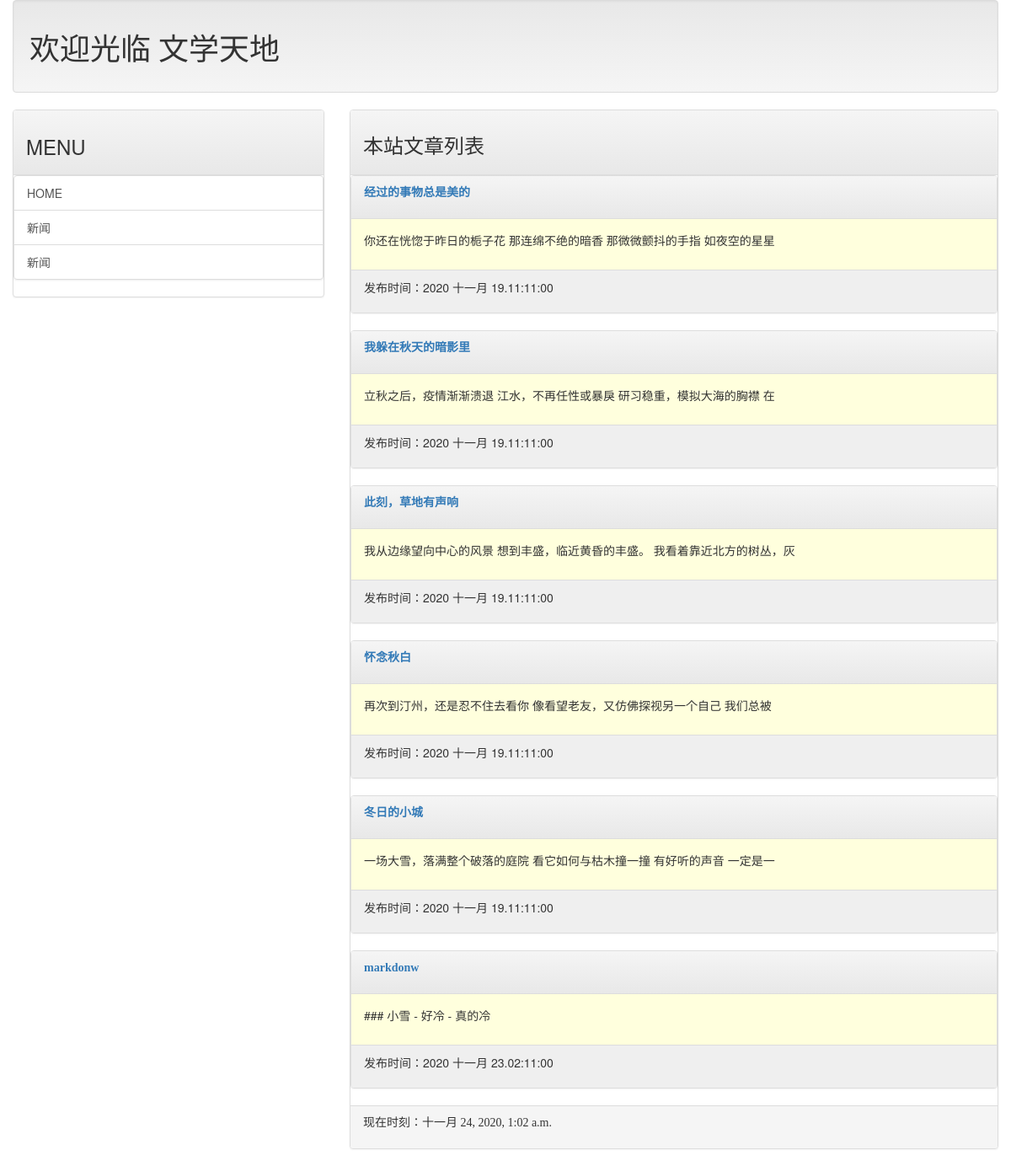
The page / on the database its author committed.
### mainsite/models.py (models this page shows, shortened)
class Post(models.Model):
    title = models.CharField(max_length=200)
    slug = models.CharField(max_length=200)
    body = models.TextField()
    pub_date = models.DateTimeField(default=timezone.now)
    class Meta:
        ordering = ('pub_date',)

### mainsite/views.py (the view)
# urls.py: path('', homepage),
def homepage(request):
    posts = Post.objects.all()  #获取所有的数据项
    now = datetime.now()
    context = {'posts': posts, 'now': now}
    return render(request, 'index.html', context)  #返回给index.html文件

### templates/index.html (shortened to what this page needs)
{% extends 'base.html' %}
{% block headmessage %}
    <h3 style="font-family:楷体;">本站文章列表</h3>
{% endblock %}
{% block content %}
    {% for post in posts %}
        <div class="panel panel-default">
            <div class="panel-heading">
                <p style="font-family:微软雅黑;font-size:14px;font-weight:bold;">
                    <a href="/post/{{ post.slug }}">{{ post.title }}</a>
                </p>
            </div>
            <div class="panel-body" style="background-color:#ffd">
                <p>
                    {{ post.body | truncatechars:40 }}
                </p>
            </div>
            <div class="panel-footer" style="background-color:#efefef">
                <p>
                    发布时间：{{ post.pub_date | date:"Y M d.h:m:s" }}
                </p>
            </div>
        </div>
    {% endfor %}
{% endblock %}

### templates/base.html (shortened to what this page needs)
<!DOCTYPE html>
<html lang="en">
<head>
    <link rel="stylesheet" href="https://cdn.jsdelivr.net/npm/bootstrap@3.3.7/dist/css/bootstrap.min.css">
    <link rel="stylesheet" href="https://cdn.jsdelivr.net/npm/bootstrap@3.3.7/dist/css/bootstrap-theme.min.css">
</head>
<body>
    <div class="container-fluid">
        {% include 'header.html' %}
        <div class="row">
            <div class="col-sm-4 col-md-4">
                <div class="panel panel-default">
                    <div class="panel-heading">
                        <h3>MENU</h3>
                    </div>
                    <div class="panel-bdoy">
                        <div class="list-group">
                            <a href="/" class="list-group-item">HOME</a>
                            <a href=""  class="list-group-item">新闻</a>
                            <a href=""  class="list-group-item">新闻</a>
                        </div>
                    </div>
                </div>
            </div>
            <div class="col-sm-8 col-md-8">
                <div class="panel panel-default">
                    <div class="panel-heading">
                        {% block headmessage %} {% endblock %}
                    </div>
                    <div class="panel-bdoy">
                        {% block content %} {% endblock %}
                    </div>
                    <div class="panel-footer">
                        {% include 'footer.html' %}
                    </div>
                </div>
            </div>
        </div>
    </div>
</body>
</html>

### templates/header.html
{% block footer %}
    <div class="well">
        <h1 style="font-family:微软雅黑;">欢迎光临 文学天地</h1>
    </div>
{% endblock%}

### templates/footer.html
{% block footer %}
    {% if now %}
        <p style="font-family:微软雅黑;">现在时刻：{{ now }}</p>
    {% else %}
        <p style="font-family:微软雅黑;">文本内容和取自网络，如有侵权请来信通知下架...</p>
    {% endif %}
{% endblock %}

### rows shown on the page
Post: title "经过的事物总是美的", body "你还在恍惚于昨日的栀子花 那连绵不绝的暗香 那微微颤抖的手指 如夜空的星星", pub_date "2020 十一月 19.11:11:00"
Post: title "我躲在秋天的暗影里", body "立秋之后，疫情渐渐溃退 江水，不再任性或暴戾 研习稳重，模拟大海的胸襟 在", pub_date "2020 十一月 19.11:11:00"
Post: title "此刻，草地有声响", body "我从边缘望向中心的风景 想到丰盛，临近黄昏的丰盛。 我看着靠近北方的树丛，灰", pub_date "2020 十一月 19.11:11:00"
Post: title "怀念秋白", body "再次到汀州，还是忍不住去看你 像看望老友，又仿佛探视另一个自己 我们总被", pub_date "2020 十一月 19.11:11:00"
Post: title "冬日的小城", body "一场大雪，落满整个破落的庭院 看它如何与枯木撞一撞 有好听的声音 一定是一", pub_date "2020 十一月 19.11:11:00"
Post: title "markdonw", body "### 小雪 - 好冷 - 真的冷", pub_date "2020 十一月 23.02:11:00"
